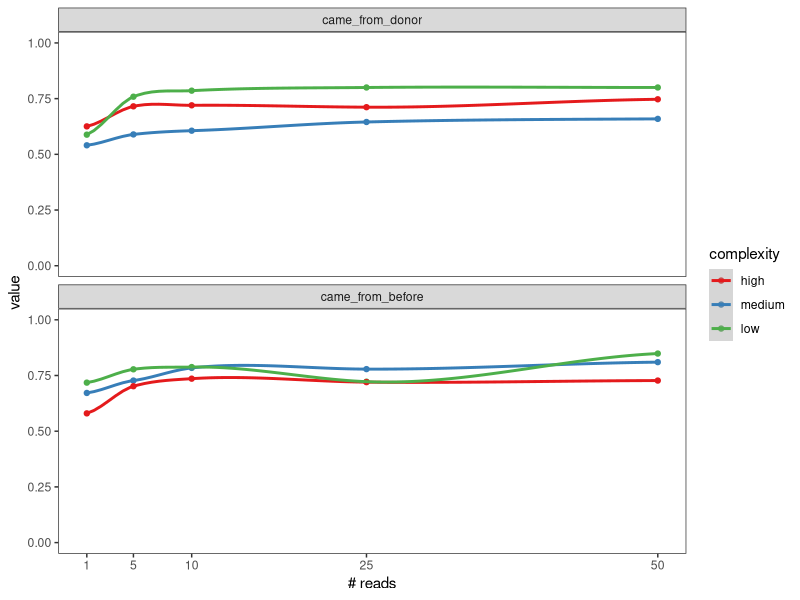

Here is the R script that generated this plot:
workdir <- "/home/acari/github/RECAST_project/"
setwd(workdir)

library(ggplot2)
library(Metrics)
library(stringr)
library(reshape2)

metrics_calc <- function(df){
    y <- as.numeric(unlist(df.sbs["class"]))
    predictions <- as.numeric(unlist(df.sbs["scored.class"]))
    precision <- precision(predictions, y)
    recall <- recall(predictions, y)
    F1 <- (2 * precision * recall) / (precision + recall)
    DF <- data.frame(F1, precision, recall)
    return(DF)
}

df.idxstats.all <- read.csv("DATA/simulation_strains.txt", sep = "\t")

df.idxstats.all$coverage[is.na(df.idxstats.all$coverage)] <- 0
df.idxstats.all$mapped[is.na(df.idxstats.all$mapped)] <- 0
df.idxstats.all$coverage[df.idxstats.all$coverage > 0] <- 1
df.idxstats.all$mapped[df.idxstats.all$mapped > 0] <- 1

colnames(df.idxstats.all)[c(4,5)] <- c('scored.class', 'class')

df.idxstats.all$sample <- as.character(df.idxstats.all$sample)

df.f1.from_donor <- NULL
for (i in unique(df.idxstats.all$sample)){
    
    for (k in unique(df.idxstats.all$group)){
        
        df.sbs <- df.idxstats.all[df.idxstats.all$sample == i & df.idxstats.all$group == k,]
        df.sbs <- metrics_calc(df.sbs)
        df.sbs$sample <- i
        df.sbs$group <- k
        df.f1.from_donor <- rbind(df.sbs, df.f1.from_donor)    
    }
}

df.f1.from_donor$nreads <- as.numeric(gsub("high_|medium_|low_|M", "", df.f1.from_donor$sample))
df.f1.from_donor$complexity <- sapply(str_split(df.f1.from_donor$sample, "_"), function(x) x[1])
df.f1.from_donor <- melt(df.f1.from_donor, id.vars = c("sample", "nreads", "group", "complexity"))
colnames(df.f1.from_donor)[5] <- "metrics"
df.f1.from_donor$complexity <- factor(df.f1.from_donor$complexity, levels = c("high", "medium", "low"))

df.f1.from_donor.sbs <- df.f1.from_donor[df.f1.from_donor$metrics == "F1",]
df.f1.from_donor.sbs <- df.f1.from_donor.sbs[df.f1.from_donor.sbs$group != "came_from_both",]
df.f1.from_donor.sbs <- df.f1.from_donor.sbs[df.f1.from_donor.sbs$group != "came_itself",]

df.f1.from_donor.sbs$group <- factor(df.f1.from_donor.sbs$group, levels = c("came_from_donor", "came_from_before"))

from_donor.metrics <- ggplot(df.f1.from_donor.sbs, aes(nreads, value, col = complexity))+
    geom_point()+
    facet_wrap(~group, ncol = 1)+
    stat_smooth()+
    ylim(c(0,1))+
    theme_bw()+
    theme(panel.grid.major = element_blank(), panel.grid.minor = element_blank())+
    scale_x_continuous(breaks = c(1,5,10,25,50))+
    # ggtitle("From donor")+
    xlab("# reads")+
    scale_color_brewer(palette = "Set1")

svg(filename="f1_metrics_strains.svg", width=4.0, height=5.0)
from_donor.metrics
dev.off()
